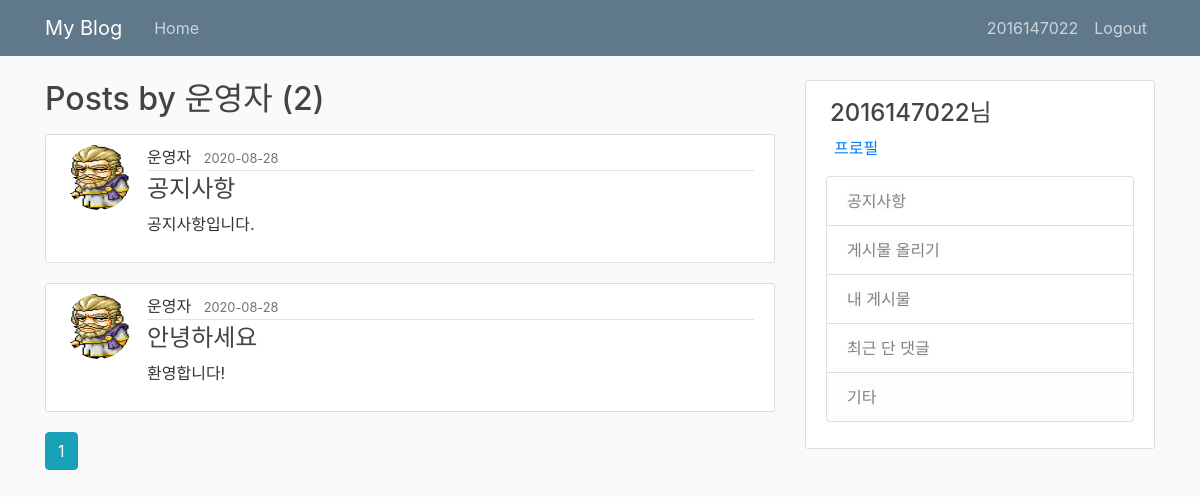
/user_posts/운영자 (signed in), run on the app's committed database.
### flaskblog/models.py (models this page shows, shortened)
class User(db.Model, UserMixin):
    id = db.Column(db.Integer, primary_key=True)
    username = db.Column(db.String(20), unique=True, nullable=False)
    email = db.Column(db.String(120), unique=True, nullable=False)
    password = db.Column(db.String(60), nullable=False)
    image_file = db.Column(db.String(20), nullable=False, default='default.png')
    posts = db.relationship('Post', backref='author', lazy=True)
    comment = db.relationship('Comment', backref='writer', lazy=True)

class Post(db.Model):
    id = db.Column(db.Integer, primary_key=True)
    title = db.Column(db.String(100), nullable=False)
    content = db.Column(db.Text, nullable=False)
    date_posted = db.Column(db.DateTime, nullable=False, default=datetime.utcnow)
    image_files = db.Column(db.PickleType)
    user_id = db.Column(db.Integer, db.ForeignKey('user.id'), nullable=False)
    comments = db.relationship('Comment', backref='article', lazy=True)

### flaskblog/user/views.py (the view)
@users.route('/user_posts/<username>')
@login_required
def user_posts(username):
    page = request.args.get('page', 1, type=int)
    user = User.query.filter_by(username=username).first()
    posts = Post.query.filter_by(author=user).order_by(Post.date_posted.desc()).paginate(page=page, per_page=5)
    return render_template('user_post.html', posts=posts, user=user)

### flaskblog/models.py (called while the page is built)
@login_manager.user_loader
def load_user(user_id):
    return User.query.get(int(user_id))

### flaskblog/templates/user_post.html
{% extends "layout.html" %}
{% block content %}
    <h2 class="mb-3">Posts by {{ user.username }} ({{ posts.total }})</h2>
    {% for post in posts.items %}
        <article class="media content-section">
            <img class="rounded-circle article-img" src="{{ url_for('static', filename='img/' + post.author.image_file )}}" alt="profile image">
            <div class="media-body">
                <div class="article-metadata">
                    <span class="mr-2">{{ post.author.username }}</span>
                    <small class="text-muted">{{ post.date_posted.strftime('%Y-%m-%d') }}</small>
                </div>
                <h4><a class="article-title" href="{{ url_for('posts.post', post_id=post.id) }}">{{ post.title }}</a></h4>
                <p class="article-content">{{ post.content }}</p>
            </div>
        </article>
    {% endfor %}
    {% for page in posts.iter_pages(left_edge=1, right_edge=1, left_current=2, right_current=3) %}
        {% if page %}
            {% if page == posts.page %}
                <a class="btn btn-info mb-4" href="{{ url_for('users.user_posts', page=page, username=user.username) }}">{{ page }}</a>
            {% else %}
                <a class="btn btn-outline-info mb-4" href="{{ url_for('users.user_posts', page=page, username=user.username) }}">{{ page }}</a>
            {% endif %}
        {% else %}
            ...
        {% endif %}
    {% endfor %}
{% endblock content %}

### flaskblog/templates/layout.html (shortened to what this page needs)
<!DOCTYPE html>
<html lang="ko">
<head>
    <link rel="stylesheet" href="https://maxcdn.bootstrapcdn.com/bootstrap/4.0.0/css/bootstrap.min.css">
    <link rel="stylesheet" type="text/css" href="{{ url_for('static', filename='style.css') }}">
</head>
<body>
    <header class="site-header">
      <nav class="navbar navbar-expand-md navbar-dark bg-steel fixed-top">
        <div class="container">
          <a class="navbar-brand mr-4" href="/">My Blog</a>
          <div class="collapse navbar-collapse" id="navbarToggle">
            <div class="navbar-nav mr-auto">
              <a class="nav-item nav-link" href="{{ url_for('main.index') }}">Home</a>
            </div>
            <div class="navbar-nav">
              {% if current_user.is_authenticated %}
                <a class="nav-item nav-link" href="{{ url_for('users.account') }}">{{ current_user.username }}</a>
                <a class="nav-item nav-link" href="{{ url_for('users.logout') }}">Logout</a>
              {% else %}
                <a class="nav-item nav-link" href="{{ url_for('users.login') }}">Login</a>
                <a class="nav-item nav-link" href="{{ url_for('users.register') }}">Register</a>
              {% endif %}
            </div>
          </div>
        </div>
      </nav>
    </header>
    <main role="main" class="container">
      <div class="row">
        <div class="col-md-8">
          {% block content %}{% endblock %}
        </div>
        <div class="col-md-4">
          <div class="content-section">
            {% if current_user.is_authenticated %}
            <h4 class="mt-2 ml-1">{{ current_user.username }}님</h4>
            <p class="text-muted">
              <a class="ml-2" id="content-section" href="{{ url_for('users.account') }}">프로필</a>
              <ul class="list-group">
                <li class="list-group-item"><a class="list-group-item-light" id="content-section" href="{{ url_for('posts.post', post_id=2) }}">공지사항</a></li>
                <li class="list-group-item"><a class="list-group-item-light" id="content-section" href="{{ url_for('posts.create_post') }}">게시물 올리기</a></li>
                <li class="list-group-item"><a class="list-group-item-light" id="content-section" href="{{ url_for('users.user_posts', username=current_user.username) }}">내 게시물</a></li>
                <li class="list-group-item"><a class="list-group-item-light" id="content-section" href="{{ url_for('users.posts_comment') }}">최근 단 댓글</a></li>
                <li class="list-group-item list-group-item-light">기타</li>
              </ul>
            </p>
            {% endif %}
          </div>
        </div>
      </div>
    </main>
</body>
</html>

### flaskblog/static/style.css (style rules this page uses)
body { background: #fafafa; color: #333333; margin-top: 5rem; }
h1, h2, h3, h4, h5, h6 { color: #444444; }
.bg-steel { background-color: #5f788a; }
.site-header .navbar-nav .nav-link { color: #cbd5db; }
.content-section { background: #ffffff; padding: 10px 20px; border: 1px solid #dddddd; border-radius: 3px; margin-bottom: 20px; }
.article-title { color: #444444; }
.article-content { white-space: pre-line; }
.article-img { height: 65px; width: 65px; margin-right: 16px; }
.article-metadata { padding-bottom: 1px; margin-bottom: 4px; border-bottom: 1px solid #e3e3e3 }

### data on the page
User: username "2016147022"
User: username "운영자"
Post: image_file (picture), author.username "운영자", date_posted "2020-08-28", title "공지사항", content "공지사항입니다."
Post: image_file (picture), author.username "운영자", date_posted "2020-08-28", title "안녕하세요", content "환영합니다!"

### other printed values
{{ posts.total }} "2"
{{ page }} "1"
